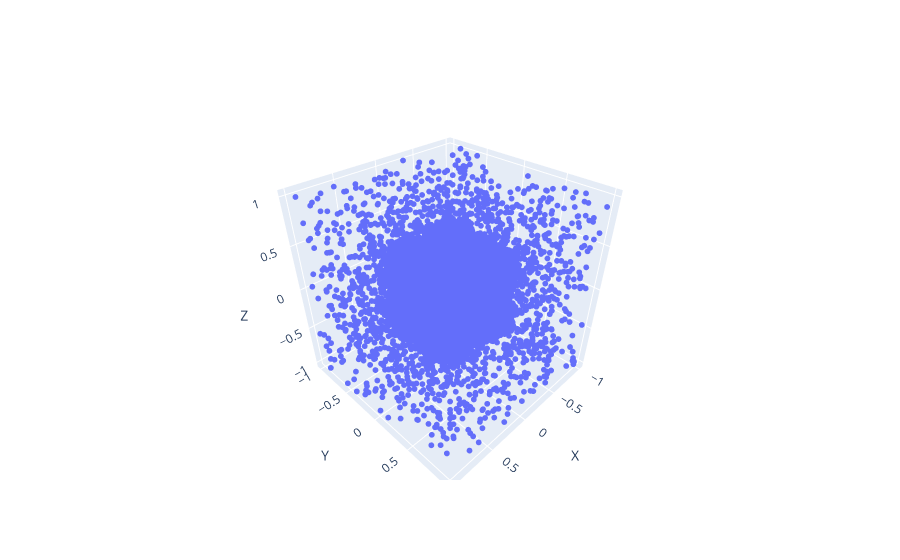

Write notebook code for a chart like this one.
### Code cell
raw = pd.read_csv("/home/wiss/lhao/storage/user/hjp/ws_dditnach/Diffusion-SDF/data/grid_data/canonical_mesh_manifoldplus/04256520/1a4a8592046253ab5ff61a3a2a0e2484_scene0484_00_ins_1.csv",delimiter=",",comment="#")

data = np.array(raw)
data = data[::50]

x = data[:, 0]
y = data[:, 1]
z = data[:, 2]

trace = go.Scatter3d(x=x, y=y, z=z, mode='markers', marker=dict(size=2), name="origprep sdf samples")

layout = go.Layout(scene=dict(
        aspectmode='data',  # Set the aspect ratio to 'cube' for equal scales
        xaxis_title='X',
        yaxis_title='Y',
        zaxis_title='Z',
    ),)

fig = go.Figure(data=[trace], layout=layout)
fig.show()

# plt.hist(x, bins=256, alpha=0.5, label='orig')

### Figure 1 — Plotly figure (JSON) as saved in the notebook; plotly's stock layout.template omitted (floating-point values rounded to 4 significant figures; data arrays with more than 128 entries replaced by an {"elided": "..."} marker saying what was removed)
{"data": [{"marker": {"size": 2}, "mode": "markers", "name": "origprep sdf samples", "type": "scatter3d", "x": {"elided": "9360 float values"}, "y": {"elided": "9360 float values"}, "z": {"elided": "9360 float values"}}], "layout": {"scene": {"aspectmode": "data", "xaxis": {"title": {"text": "X"}}, "yaxis": {"title": {"text": "Y"}}, "zaxis": {"title": {"text": "Z"}}}}}
